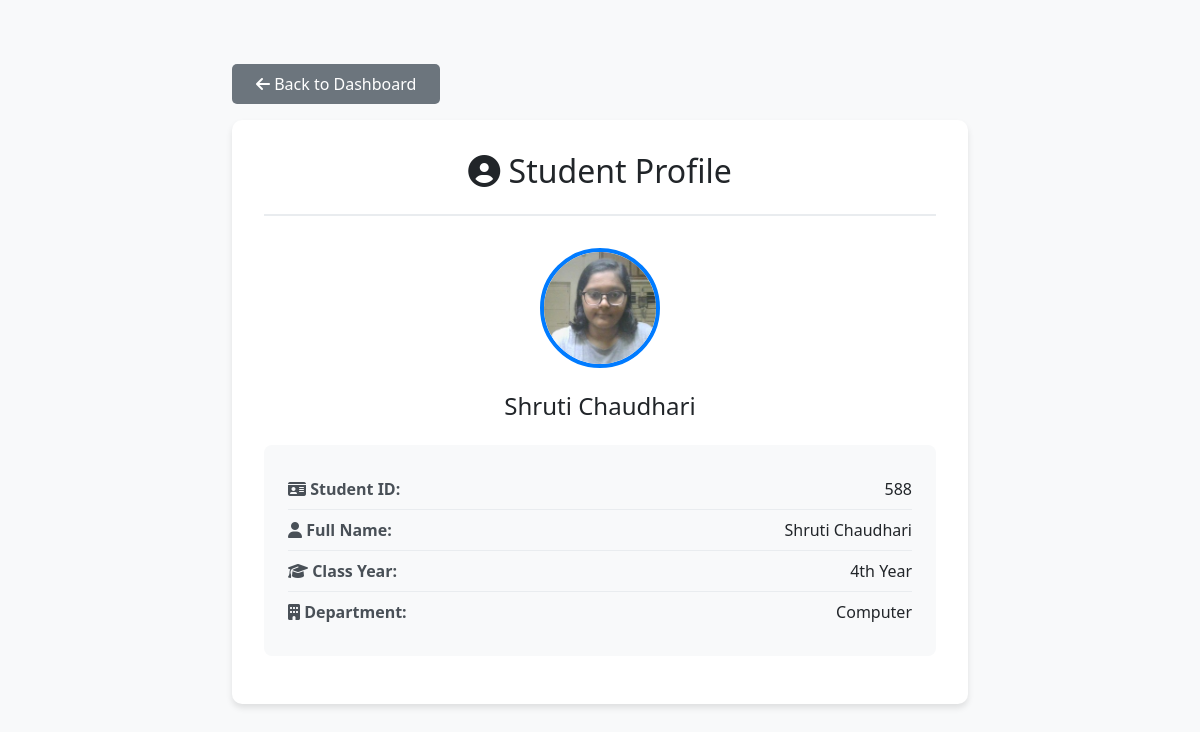
Screenshot of /profile (signed in) with the database file from the repository.
### tables this page shows
CREATE TABLE users (
        id INTEGER PRIMARY KEY AUTOINCREMENT,
        name TEXT,
        image_path TEXT
    , student_id TEXT, class_year TEXT, department TEXT, password TEXT);

### main.py (the view)
@app.route('/profile')
def profile():
    student_id = session.get('student_id')
    if not student_id:
        flash("Please login first.", "warning")
        return redirect(url_for('student_login'))
    conn = sqlite3.connect('database.db')
    conn.row_factory = sqlite3.Row
    cur = conn.cursor()
    cur.execute("SELECT * FROM users WHERE student_id = ?", (student_id,))
    row = cur.fetchone()
    conn.close()
    if row:
        image_path = None
        if row['image_path']:
            db_image_path = row['image_path'].replace('\\', '/').replace('static/', '')
            if os.path.exists(os.path.join('static', db_image_path)):
                image_path = db_image_path
        if not image_path:
            student_name = row['name']
            image_path = find_student_image(student_name)
        if not image_path or not os.path.exists(os.path.join('static', image_path)):
            image_path = 'default_profile.svg'
        user = {
            'name': row['name'],
            'student_id': row['student_id'],
            'class_year': row['class_year'],
            'department': row['department'],
            'image_path': image_path
        }
        return render_template('profile.html', user=user)
    else:
        flash("Student profile not found", "danger")
        return redirect(url_for('student_login'))

### main.py (called while the page is built)
def get_daily_quote():
    if not _QUOTES_CACHE:
        return {'text': 'Keep going — small steps lead to big changes.', 'author': ''}
    idx = datetime.utcnow().toordinal() % len(_QUOTES_CACHE)
    return _QUOTES_CACHE[idx]

@app.context_processor
def inject_quote():
    try:
        return {'daily_quote': get_daily_quote()}
    except Exception:
        return {'daily_quote': {'text': 'Keep learning every day.', 'author': ''}}

### templates/profile.html (shortened to what this page needs)
<!DOCTYPE html>
<html lang="en">
<head>
    <link href="https://cdn.jsdelivr.net/npm/bootstrap@5.3.3/dist/css/bootstrap.min.css" rel="stylesheet">
    <link rel="stylesheet" href="https://cdnjs.cloudflare.com/ajax/libs/font-awesome/6.4.0/css/all.min.css">
</head>
<body>
    <div class="profile-container">
        <a href="{{ url_for('student_home') }}" class="btn-back">
            <i class="fas fa-arrow-left"></i> Back to Dashboard
        </a>
        <div class="profile-card">
            <div class="profile-header">
                <h2><i class="fas fa-user-circle"></i> Student Profile</h2>
            </div>
            <div class="text-center mb-4">
                {% if user and user.image_path and user.image_path != '' %}
                    <img src="{{ url_for('static', filename=user.image_path) }}"
                         alt="Profile Picture" class="profile-img">
                {% else %}
                    <div class="profile-img d-flex align-items-center justify-content-center"
                         style="background-color: #e9ecef; color: #6c757d;">
                        <i class="fas fa-user fa-3x"></i>
                    </div>
                {% endif %}
                <h4 class="mt-2">{{ user.name if user else 'Student Name' }}</h4>
            </div>
            <div class="profile-info">
                <div class="info-row">
                    <span class="info-label"><i class="fas fa-id-card"></i> Student ID:</span>
                    <span class="info-value">{{ user.student_id if user else 'N/A' }}</span>
                </div>
                <div class="info-row">
                    <span class="info-label"><i class="fas fa-user"></i> Full Name:</span>
                    <span class="info-value">{{ user.name if user else 'N/A' }}</span>
                </div>
                <div class="info-row">
                    <span class="info-label"><i class="fas fa-graduation-cap"></i> Class Year:</span>
                    <span class="info-value">{{ user.class_year if user and user.class_year else 'Not provided' }}</span>
                </div>
                <div class="info-row">
                    <span class="info-label"><i class="fas fa-building"></i> Department:</span>
                    <span class="info-value">{{ user.department if user and user.department else 'Not provided' }}</span>
                </div>
        </div>
    </div>
</body>
</html>

### templates/profile.html (style rules this page uses)
body { background-color: #f8f9fa; font-family: 'Segoe UI', Tahoma, Geneva, Verdana, sans-serif; }
.profile-container { max-width: 800px; margin: 2rem auto; padding: 2rem; }
.profile-card { background: white; border-radius: 10px; box-shadow: 0 4px 6px rgba(0, 0, 0, 0.1); padding: 2rem; }
.profile-header { text-align: center; margin-bottom: 2rem; padding-bottom: 1rem; border-bottom: 2px solid #e9ecef; }
.profile-img { width: 120px; height: 120px; border-radius: 50%; object-fit: cover; border: 4px solid #007bff; margin-bottom: 1rem; }
.profile-info { background: #f8f9fa; border-radius: 8px; padding: 1.5rem; margin-bottom: 1rem; }
.info-row { display: flex; justify-content: space-between; align-items: center; padding: 0.5rem 0; border-bottom: 1px solid #e9ecef; }
.info-row:last-child { border-bottom: none; }
.info-label { font-weight: 600; color: #495057; }
.info-value { color: #212529; }
.btn-back { background: #6c757d; border: none; color: white; padding: 0.5rem 1.5rem; border-radius: 5px; text-decoration: none; display: inline-block; margin-bottom: 1rem; }

### rows the page displays
users: image_path (picture), name "Shruti Chaudhari", student "588", class_year "4th Year", department "Computer"
